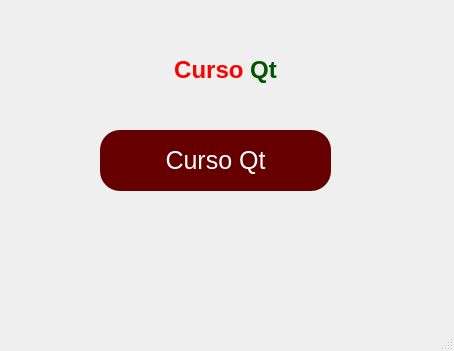
<?xml version="1.0" encoding="UTF-8"?>
<ui version="4.0">
 <class>MainWindow</class>
 <widget class="QMainWindow" name="MainWindow">
  <property name="geometry">
   <rect>
    <x>0</x>
    <y>0</y>
    <width>454</width>
    <height>351</height>
   </rect>
  </property>
  <property name="windowTitle">
   <string>MainWindow</string>
  </property>
  <widget class="QWidget" name="centralwidget">
   <widget class="QLabel" name="label">
    <property name="geometry">
     <rect>
      <x>50</x>
      <y>0</y>
      <width>351</width>
      <height>141</height>
     </rect>
    </property>
    <property name="text">
     <string>&lt;html&gt;&lt;head/&gt;&lt;body&gt;&lt;h1 align=&quot;center&quot; style=&quot; margin-top:18px; margin-bottom:12px; margin-left:0px; margin-right:0px; -qt-block-indent:0; text-indent:0px;&quot;&gt;&lt;span style=&quot; font-size:xx-large; font-weight:700; color:#ff0000;&quot;&gt;Curso &lt;/span&gt;&lt;span style=&quot; font-size:xx-large; font-weight:700; color:#005500;&quot;&gt;Qt&lt;/span&gt;&lt;/h1&gt;&lt;/body&gt;&lt;/html&gt;</string>
    </property>
   </widget>
   <widget class="QPushButton" name="pushButton">
    <property name="geometry">
     <rect>
      <x>100</x>
      <y>130</y>
      <width>231</width>
      <height>61</height>
     </rect>
    </property>
    <property name="styleSheet">
     <string notr="true">color:#fff;
background-color: #600;
border-radius:20px;
font-size: 25px;</string>
    </property>
    <property name="text">
     <string>Curso Qt</string>
    </property>
   </widget>
  </widget>
  <widget class="QMenuBar" name="menubar">
   <property name="geometry">
    <rect>
     <x>0</x>
     <y>0</y>
     <width>454</width>
     <height>22</height>
    </rect>
   </property>
  </widget>
  <widget class="QStatusBar" name="statusbar"/>
 </widget>
 <resources/>
 <connections/>
</ui>
